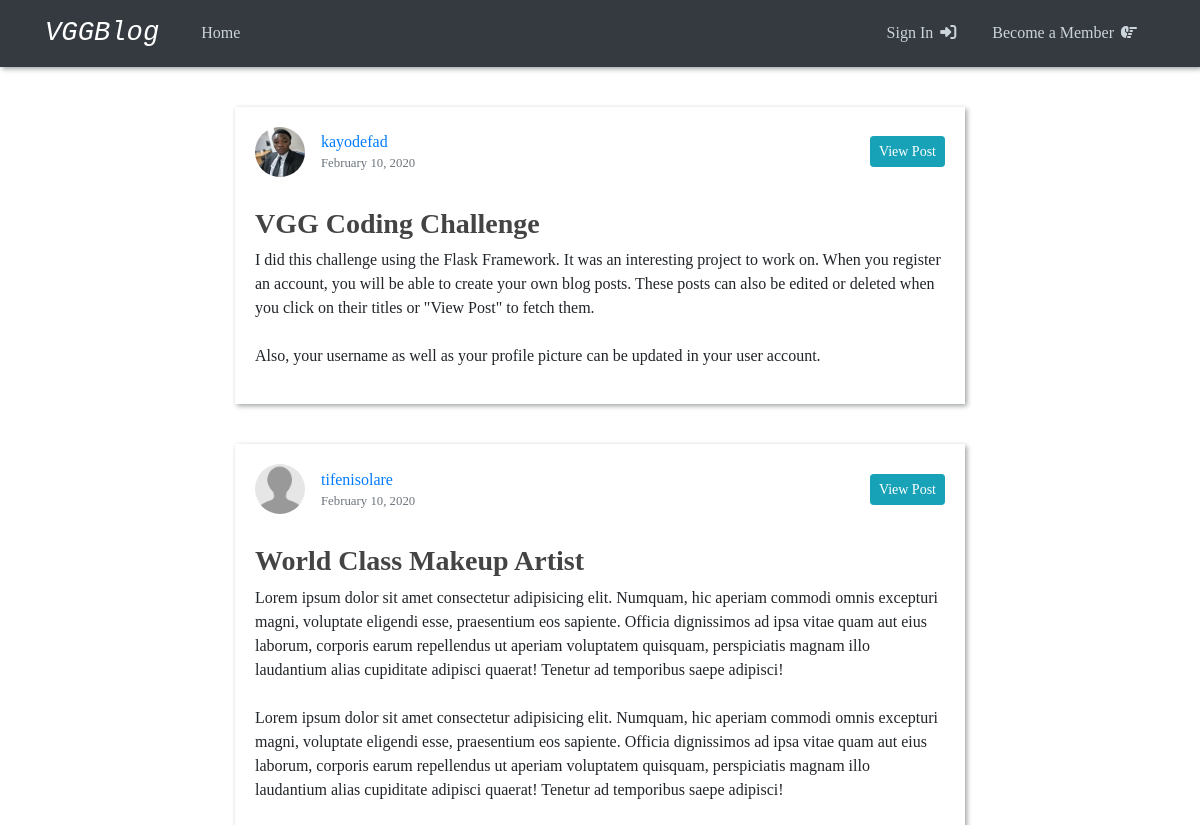
Page /home on the earlier database version.
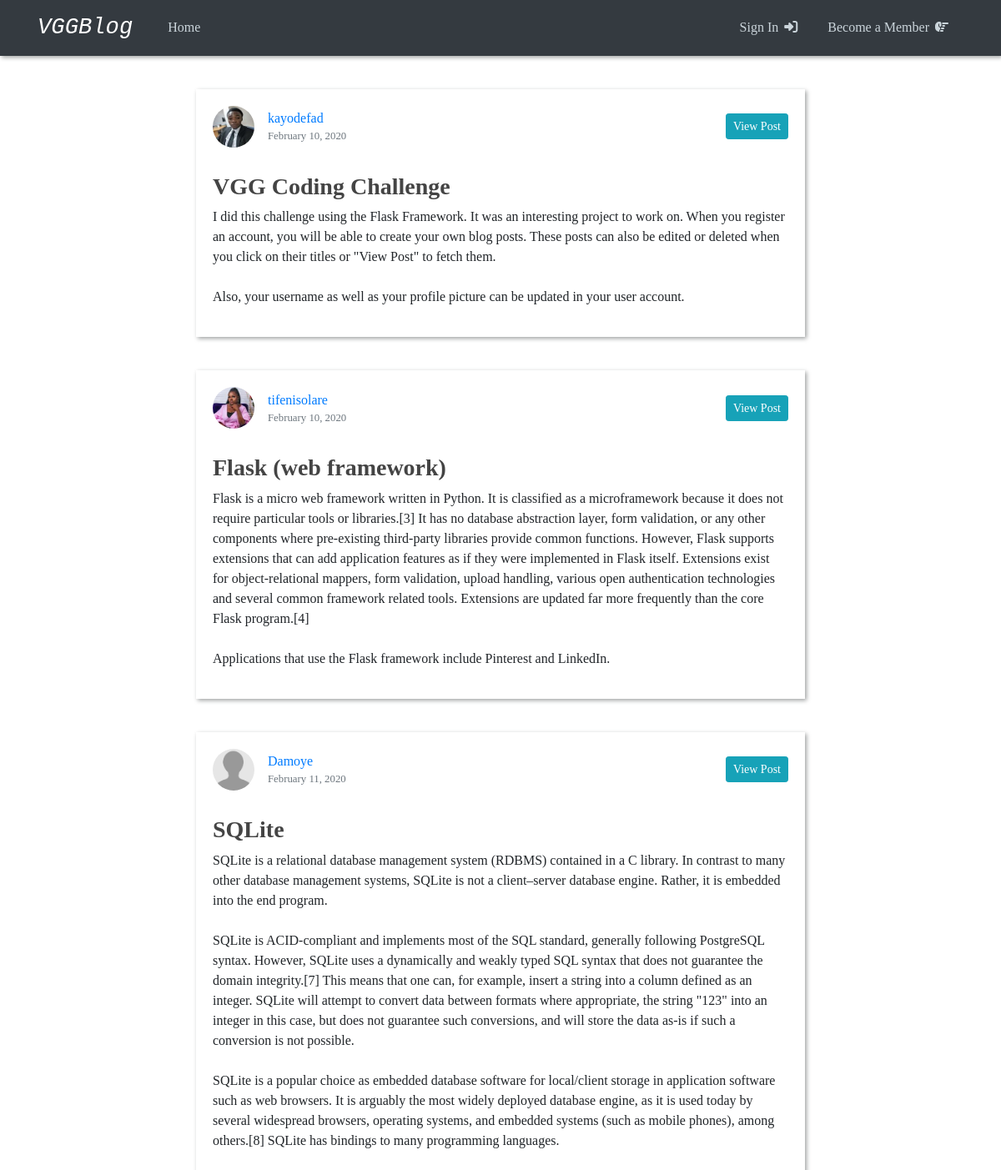
Same page on the later database version.
### vggblog/models.py (models this page shows, shortened)
class Post(db.Model):
  id = db.Column(db.Integer, primary_key=True)
  title = db.Column(db.String(100), nullable=False)
  date_posted = db.Column(db.DateTime, nullable=False, default=datetime.utcnow)
  content = db.Column(db.Text, nullable=False)
  user_id = db.Column(db.Integer, db.ForeignKey('user.id'), nullable=False)

class User(db.Model, UserMixin):
  id = db.Column(db.Integer, primary_key=True)
  username = db.Column(db.String(20), unique=True, nullable=False)
  image_file = db.Column(db.String(20), nullable=False, default='default.jpg')
  password = db.Column(db.String(60), nullable=False)
  posts = db.relationship('Post', backref='author', lazy=True)

### vggblog/routes.py (the view)
@app.route('/home')
def home():
    posts = Post.query.all()
    return render_template('home.html', posts=posts)

### vggblog/templates/home.html
{% extends "layout.html" %}
{% block content %}
  {% for post in posts %}
  <article class="content-section post">
    <div class="article-header">
      <div class="info-container">
        <img class="rounded-circle article-img" src="{{url_for('static', filename='profile_pics/' + post.author.image_file)}}" alt="">
        <div class="article-metadata">
          <a class="mr-2" href="#">{{ post.author.username }}</a>
          <small class="text-muted">{{ post.date_posted.strftime('%B %d, %Y') }}</small>
        </div>
      </div>
      <a class="btn btn-info btn-sm" href="{{ url_for('post', post_id=post.id) }}" role="button">View Post</a>
    </div>
    <div class="media-body">
      <h3><a class="article-title" href="{{ url_for('post', post_id=post.id) }}">{{ post.title }}</a></h3>
      <p class="article-content">{{ post.content }}</p>
    </div>
  </article>
  {% endfor %}
{% endblock content %}

Differences in the rows shown:
changed Post "tifenisolare": image_file: picture added in place of a placeholder; title "World Class Makeup Artist" → "Flask (web framework)"; content "Lorem ipsum dolor sit amet consectetur adipisicing elit. Numquam, hic aperiam commodi omnis excepturi magni, voluptate eligendi esse, praesentium eos sapiente. Officia dignissimos ad ipsa vitae quam aut eius laborum, corporis earum repellendus ut aperiam voluptatem quisquam, perspiciatis magnam illo laudantium alias cupiditate adipisci quaerat! Tenetur ad temporibus saepe adipisci! Lorem ipsum dolor sit amet consectetur adipisicing elit. Numquam, hic aperiam commodi omnis excepturi magni, voluptate eligendi esse, praesentium eos sapiente. Officia dignissimos ad ipsa vitae quam aut eius laborum, corporis earum repellendus ut aperiam voluptatem quisquam, perspiciatis magnam illo laudantium…" → "Flask is a micro web framework written in Python. It is classified as a microframework because it does not require particular tools or libraries.[3] It has no database abstraction layer, form validation, or any other components where pre-existing third-party libraries provide common functions. However, Flask supports extensions that can add application features as if they were implemented in Flask itself. Extensions exist for object-relational mappers, form validation, upload handling, various open authentication technologies and several common framework related tools. Extensions are updated far more frequently than the core Flask program.[4] Applications that use the Flask framework…"
added Post: image_file (placeholder picture), author.username "Damoye", date_posted "February 11, 2020", title "SQLite", content "SQLite is a relational database management system (RDBMS) contained in a C library. In contrast to many other database management systems, SQLite is not a client–server database engine. Rather, it is embedded into the end program. SQLite is ACID-compliant and implements most of the SQL standard, generally following PostgreSQL syntax. However, SQLite uses a dynamically and weakly typed SQL syntax that does not guarantee the domain integrity.[7] This means that one can, for example, insert a string into a column defined as an integer. SQLite will attempt to convert data between formats where appropriate, the string \"123\" into an integer in this case, but does not guarantee such conversions,…"
